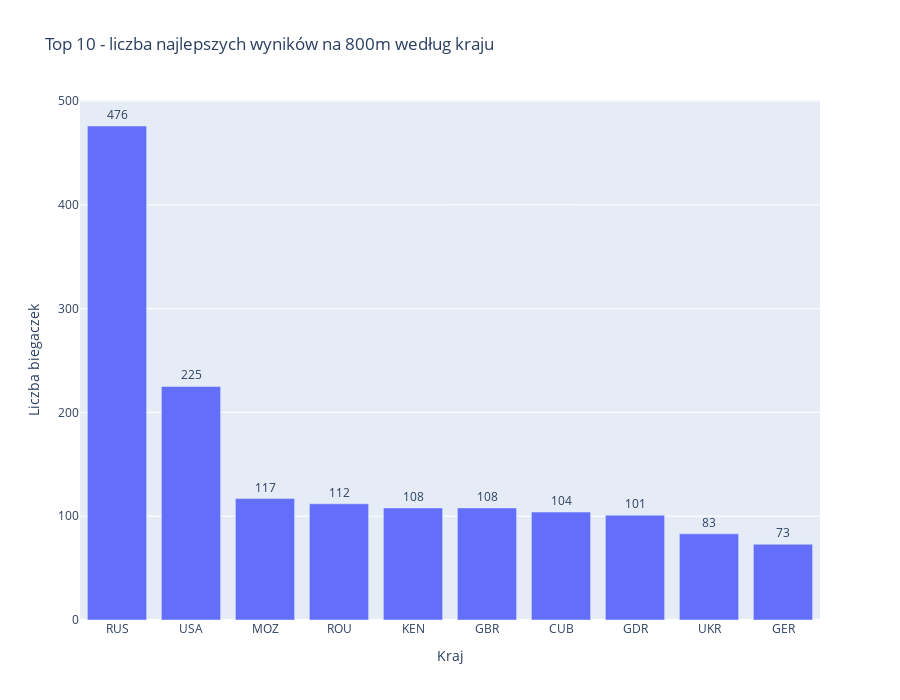

Write notebook code for a chart like this one.
### Code cell
data = pd.read_csv('women_800m.csv')

# Obliczanie liczby wystąpień każdego kraju
country_counts = data['Country'].value_counts()

# Wybieranie top 10 krajów
top_10_countries = country_counts.head(10)

# Tworzenie wykresu słupkowego
fig = go.Figure(data=[
    go.Bar(x=top_10_countries.index, y=top_10_countries.values)
])

# Dodawanie liczby wystąpień nad słupkami
fig.update_traces(text=top_10_countries.values, textposition='outside')

# Aktualizowanie tytułu i osi
fig.update_layout(
    title='Top 10 - liczba najlepszych wyników na 800m według kraju',
    xaxis_title='Kraj',
    yaxis_title='Liczba biegaczek',
    height=700

)

# Zapisywanie wykresu do pliku HTML
fig.write_html('top_10_countries.html')
fig.show()

### Figure 1 — Plotly figure (JSON) as saved in the notebook; plotly's stock layout.template omitted (floating-point values rounded to 4 significant figures)
{"data": [{"text": [476, 225, 117, 112, 108, 108, 104, 101, 83, 73], "textposition": "outside", "type": "bar", "x": ["RUS", "USA", "MOZ", "ROU", "KEN", "GBR", "CUB", "GDR", "UKR", "GER"], "y": [476, 225, 117, 112, 108, 108, 104, 101, 83, 73]}], "layout": {"height": 700, "title": {"text": "Top 10 - liczba najlepszych wyników na 800m według kraju"}, "xaxis": {"title": {"text": "Kraj"}}, "yaxis": {"title": {"text": "Liczba biegaczek"}}}}
